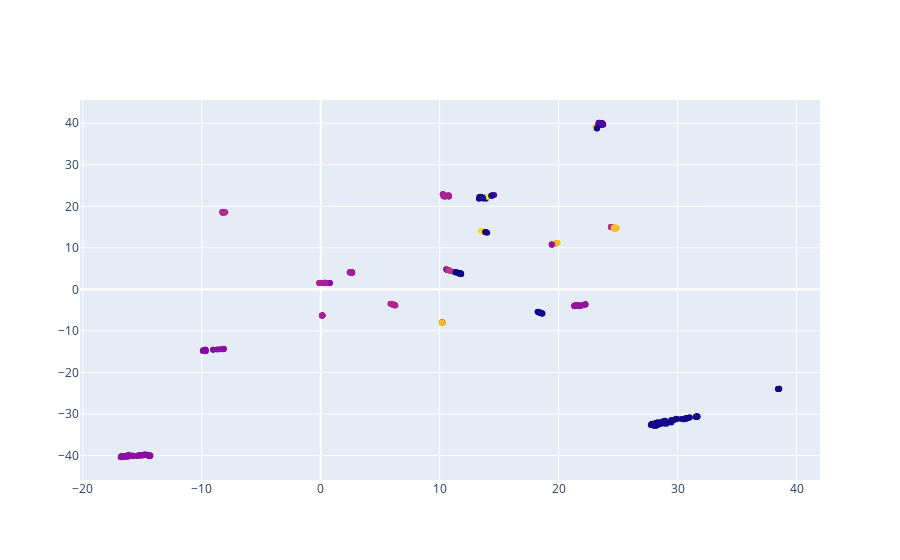

Notebook source saved alongside this figure:
### Code cell


### Figure 1 — Plotly figure (JSON) as saved in the notebook; plotly's stock layout.template omitted (floating-point values rounded to 4 significant figures; data arrays with more than 128 entries replaced by an {"elided": "..."} marker saying what was removed)
{"data": [{"marker": {"color": {"elided": "461 int values"}}, "mode": "markers", "text": {"elided": "461 str values"}, "type": "scatter", "x": {"elided": "461 float values"}, "y": {"elided": "461 float values"}}], "layout": {}}
